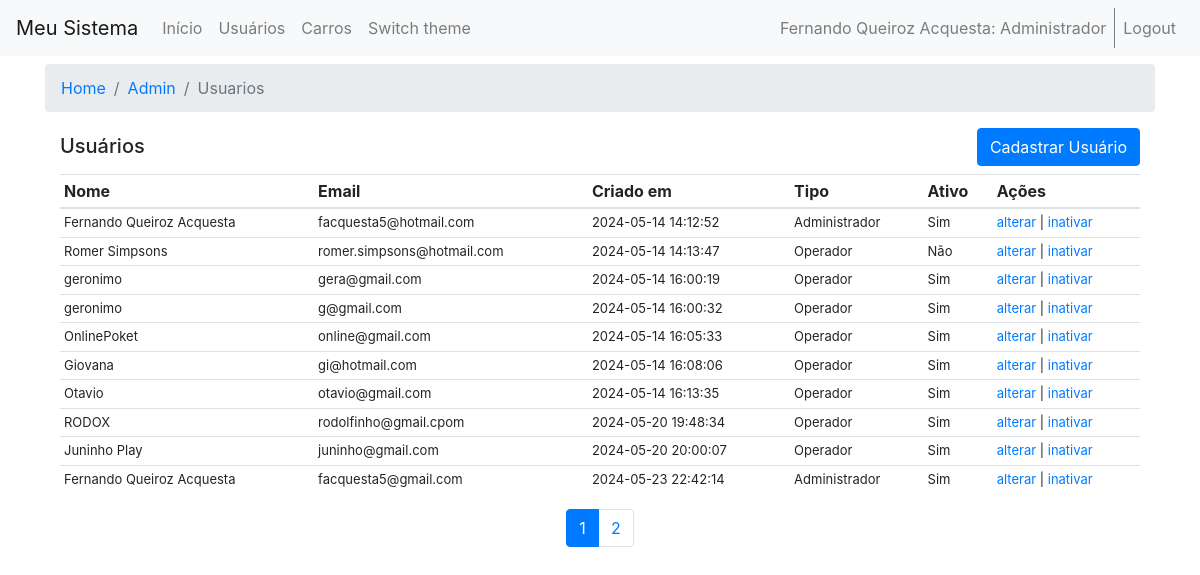
The page /views/admin/usuarios.php (signed in) on the database its author committed.
### tables this page shows
CREATE TABLE `usuarios` (
  `id` int(11) NOT NULL,
  `nome` varchar(100) NOT NULL,
  `email` varchar(100) NOT NULL,
  `senha` varchar(255) NOT NULL,
  `criado_em` timestamp NOT NULL DEFAULT current_timestamp(),
  `tipo_usuario_id` int(11) NOT NULL,
  `ativo` tinyint(1) DEFAULT 1
);

CREATE TABLE `tipos_usuarios` (
  `id` int(11) NOT NULL,
  `tipo` varchar(50) NOT NULL
);

### classes/Database.php (called while the page is built, shortened)
<?php
class Database {
    private static $instance = null;
    private $pdo;
    private function __construct() {
        try {
            $this->pdo = new PDO('mysql:host=localhost;dbname=projeto_oo', 'root', '');
            $this->pdo->setAttribute(PDO::ATTR_ERRMODE, PDO::ERRMODE_EXCEPTION);
        } catch (PDOException $e) {
            $this->error = $e->getMessage();
        }
    }
    public static function getInstance() {
        if (self::$instance == null) {
            self::$instance = new Database();
        }
        return self::$instance;
    }
    public function query($sql, $params = []) {
        try {
            $stmt = $this->pdo->prepare($sql);
            $stmt->execute($params);
            return $stmt->fetchAll(PDO::FETCH_ASSOC);
        } catch (PDOException $e) {
            $this->error = $e->getMessage();
            return [];
        }
    }
}

### classes/Usuario.php (called while the page is built, shortened)
<?php
class Usuario
{
    protected $db;
    public function __construct()
    {
        $this->db = Database::getInstance();
    }
    public function listar($limit = 10, $offset = 0) {
        $sql = "SELECT u.id, u.nome, u.email, u.criado_em, u.ativo, tu.tipo
                FROM usuarios u
                LEFT JOIN tipos_usuarios tu ON tu.id = u.tipo_usuario_id
                LIMIT $limit OFFSET $offset";
        $usuarios = $this->db->query($sql);
        return $usuarios;
    }
    public function contarUsuarios() {
        $sql = "SELECT COUNT(*) as total FROM usuarios";
        $result = $this->db->query($sql);
        return $result[0]['total'];
    }
}

### views/admin/usuarios.php (the view, shortened to what this page needs)
<?php
$usuarios = new Usuario();
$usuarios->checkAdmin();
$limit = 10;
$page = isset($_GET['page']) ? (int)$_GET['page'] : 1;
$offset = ($page - 1) * $limit;
$usuariosList = $usuarios->listar($limit, $offset);
$totalUsuarios = $usuarios->contarUsuarios();
$totalPages = ceil($totalUsuarios / $limit);
?>
<?php include '../navbar.php'; ?>
<div class="container">
    <div class="row" style="justify-content: space-between; align-items: baseline; margin-right: 0px; margin-left: 0px;">
        <h5 style="width: fit-content;">Usuários</h5>
        <a href="<?php echo $baseUrl; ?>/views/admin/usuario_cadastrar.php" class="btn btn-primary mb-2">Cadastrar Usuário</a>
    </div>
    <table class="table table-hover">
        <thead>
            <tr>
                <th>Nome</th>
                <th>Email</th>
                <th>Criado em</th>
                <th>Tipo</th>
                <th>Ativo</th>
                <th>Ações</th>
            </tr>
        </thead>
        <tbody style="font-size: small;">
            <?php foreach ($usuariosList as $usuario) : ?>
                <tr>
                    <td><?php echo $usuario['nome']; ?></td>
                    <td><?php echo $usuario['email']; ?></td>
                    <td><?php echo $usuario['criado_em']; ?></td>
                    <td><?php echo $usuario['tipo']; ?></td>
                    <td><?php echo ($usuario['ativo'] == 1) ? 'Sim' : 'Não'; ?></td>
                    <td><a href="">alterar</a> | <a href="">inativar</a></td>
                </tr>
            <?php endforeach; ?>
        </tbody>
    </table>
    <div class="row" style="justify-content: center">
        <nav>
            <ul class="pagination">
                <?php for ($i = 1; $i <= $totalPages; $i++) : ?>
                    <li class="page-item <?php echo $i == $page ? 'active' : ''; ?>">
                        <a class="page-link" href="?page=<?php echo $i; ?>"><?php echo $i; ?></a>
                    </li>
                <?php endfor; ?>
            </ul>
        </nav>
    </div>
</div>
<?php include '../footer.php'; ?>

### views/navbar.php (shortened to what this page needs)
<?php
function getBaseUrl()
{
    $isHttps = isset($_SERVER['HTTPS']) && $_SERVER['HTTPS'] === 'on';
    $baseUrl = ($isHttps ? 'https' : 'http') . '://' . $_SERVER['HTTP_HOST'];
    if ($_SERVER['SERVER_NAME'] === 'localhost' || $_SERVER['SERVER_ADDR'] === '127.0.0.1') {
        $baseUrl .= '/basic-php_oo-vue';
    }
    return $baseUrl;
}
$baseUrl = getBaseUrl();
function generateBreadcrumb($baseUrl)
{
    $currentUrl = $_SERVER['REQUEST_URI'];
    $parsedUrl = parse_url($currentUrl);
    $path = $parsedUrl['path'];
    $query = isset($parsedUrl['query']) ? $parsedUrl['query'] : '';
    $path = str_replace('/views', '', $path);
    $path = str_replace('.php', '', $path);
    $urlParts = explode('/', trim($path, '/'));
    $breadcrumb = '<nav aria-label="breadcrumb"><ol class="breadcrumb">';
    if (empty($urlParts[0]) || $urlParts[0] == 'index') {
        $breadcrumb .= '<li class="breadcrumb-item active" aria-current="page">Home</li>';
    } else {
        $breadcrumb .= '<li class="breadcrumb-item"><a href="' . $baseUrl . '/views/index.php">Home</a></li>';
        $currentPath = '';
        $lastIndex = count($urlParts) - 1;
        foreach ($urlParts as $index => $part) {
            if (!empty($part)) {
                $currentPath .= '/' . $part;
                if (strtolower($part) == 'admin') {
                    $breadcrumb .= '<li class="breadcrumb-item"><a href="' . $baseUrl . '/views/admin/dashboard_admin.php">' . ucfirst($part) . '</a></li>';
                } else {
                    if ($part == 'usuarios' && !empty($query)) {
                        $breadcrumb .= '<li class="breadcrumb-item active" aria-current="page">Usuarios</li>';
                    } else {
                        if ($index == $lastIndex) {
                            $breadcrumb .= '<li class="breadcrumb-item active" aria-current="page">' . ucfirst($part) . '</li>';
                        } else {
                            $breadcrumb .= '<li class="breadcrumb-item"><a href="' . $baseUrl . '/views' . $currentPath . '.php">' . ucfirst($part) . '</a></li>';
                        }
                    }
                }
            }
        }
    }
    $breadcrumb .= '</ol></nav>';
    return $breadcrumb;
}
$breadcrumb = generateBreadcrumb($baseUrl);
?>
<!DOCTYPE html>
<html lang="pt">
<head>
    <link rel="stylesheet" href="https://stackpath.bootstrapcdn.com/bootstrap/4.5.2/css/bootstrap.min.css">
    <link rel="stylesheet" href="https://use.fontawesome.com/releases/v5.15.1/css/all.css">
    <link rel="stylesheet" href="<?php echo $baseUrl ?>/public/css/style.css">
</head>
<body>
    <link rel="stylesheet" :href="themeStylesheet" id="theme-stylesheet">
    <nav class="navbar navbar-expand-lg navbar-light bg-light">
        <a class="navbar-brand" href="#">Meu Sistema</a>
        <div class="collapse navbar-collapse" id="navbarNav">
            <ul class="navbar-nav">
                <li class="nav-item">
                    <a class="nav-link" href="<?php echo $baseUrl ?>/views/index.php">Início</a>
                </li>
                <li class="nav-item">
                    <a class="nav-link" href="<?php echo $baseUrl ?>/views/admin/usuarios.php">Usuários</a>
                </li>
                <li class="nav-item">
                    <a class="nav-link" href="<?php echo $baseUrl ?>/views/admin/carros.php">Carros</a>
                </li>
                <li class="nav-item" id="theme-switcher">
                    <a class="nav-link" @click="switchTheme()">
                        Switch theme
                    </a>
                </li>
            </ul>
        </div>
        <div class="collapse navbar-collapse">
            <ul class="navbar-nav ml-auto">
                <?php if (isset($_SESSION['usuario_id'])) : ?>
                    <li class="nav-item" style="border-right: solid 1px #00000080;">
                        <a class="nav-link" style="cursor: auto;"><?php echo $_SESSION['nome'] . ': ' . $_SESSION['tipo']; ?></a>
                    </li>
                    <?php if ($_SESSION['tipo_usuario_id'] == 1 || $_SESSION['tipo_usuario_id'] == 2)  : ?>
                        <li class="nav-item">
                            <a class="nav-link" href="<?php echo $baseUrl ?>/views/logout.php">Logout</a>
                        </li>
                    <?php endif; ?>
                <?php else : ?>
                    <li class="nav-item">
                        <a class="nav-link" href="<?php echo $baseUrl ?>/views/login.php">Login</a>
                    </li>
                <?php endif; ?>
            </ul>
        </div>
    </nav>
    <div id="app">
        <div class="container mt-2">
            <?php echo $breadcrumb; ?>
        </div>
        <div class="container mt-2">

### views/footer.php (shortened to what this page needs)
</div>
</div>

### public/css/style.css (style rules this page uses)
.table td, .table th { padding: .25rem !important; }

### rows shown on the page
usuarios: nome "Fernando Queiroz Acquesta", email "facquesta5@hotmail.com", criado_em "2024-05-14 14:12:52", tipo_usuario.tipo "Administrador", ativo "Sim"
usuarios: nome "Romer Simpsons", email "romer.simpsons@hotmail.com", criado_em "2024-05-14 14:13:47", tipo_usuario.tipo "Operador", ativo "Não"
usuarios: nome "geronimo", email "gera@gmail.com", criado_em "2024-05-14 16:00:19", tipo_usuario.tipo "Operador", ativo "Sim"
usuarios: nome "geronimo", email "g@gmail.com", criado_em "2024-05-14 16:00:32", tipo_usuario.tipo "Operador", ativo "Sim"
usuarios: nome "OnlinePoket", email "online@gmail.com", criado_em "2024-05-14 16:05:33", tipo_usuario.tipo "Operador", ativo "Sim"
usuarios: nome "Giovana", email "gi@hotmail.com", criado_em "2024-05-14 16:08:06", tipo_usuario.tipo "Operador", ativo "Sim"
usuarios: nome "Otavio", email "otavio@gmail.com", criado_em "2024-05-14 16:13:35", tipo_usuario.tipo "Operador", ativo "Sim"
usuarios: nome "RODOX", email "rodolfinho@gmail.cpom", criado_em "2024-05-20 19:48:34", tipo_usuario.tipo "Operador", ativo "Sim"
usuarios: nome "Juninho Play", email "juninho@gmail.com", criado_em "2024-05-20 20:00:07", tipo_usuario.tipo "Operador", ativo "Sim"
usuarios: nome "Fernando Queiroz Acquesta", email "facquesta5@gmail.com", criado_em "2024-05-23 22:42:14", tipo_usuario.tipo "Administrador", ativo "Sim"

### other values the page prints
$_SESSION['nome'] "Fernando Queiroz Acquesta"
$_SESSION['tipo'] "Administrador"
$part "Admin"
$part "Usuarios"
